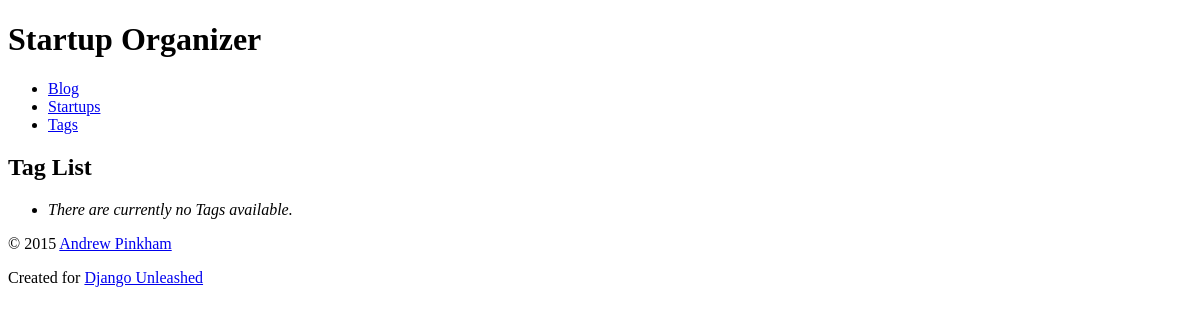
The app's page /tag/, older data.
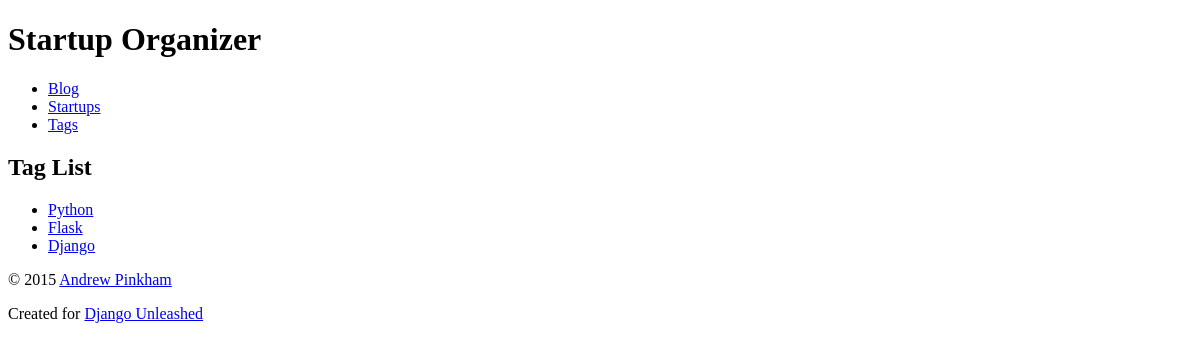
The same page, newer data.
### organizer/models.py (models this page shows, shortened)
class Tag(models.Model):
	name = models.CharField(
			max_length=31, unique=True)
	slug = models.SlugField(
			unique=True,
			help_text='A label for URL config.')
	def get_absolute_url(self):
		return reverse('organizer_tag_detail',
			kwargs={'slug': self.slug})

### organizer/views.py (the view)
def tag_list(request):
    return render(
        request,
        'organizer/tag_list.html',
        {'tag_list': Tag.objects.all()})

### organizer/templates/organizer/tag_list.html (shortened to what this page needs)
{% extends "base.html" %}
{% block content %}
	<h2>Tag List</h2>
	<ul>
		{% for tag in tag_list %}
		<li>
			<a href="{{ tag.get_absolute_url }}">
				{{ tag.name|title }}</a>
		</li>
		{% empty %}
			<li><em>There are currently no Tags available.</em></li>
		{% endfor %}
	</ul>
{% endblock content %}

Row changes from the older to the newer data that the page shows:
added Tag: name "Python"
added Tag: name "Flask"
added Tag: name "Django"
Text that changed along with them:
text no longer shown: "There are currently no Tags available."
